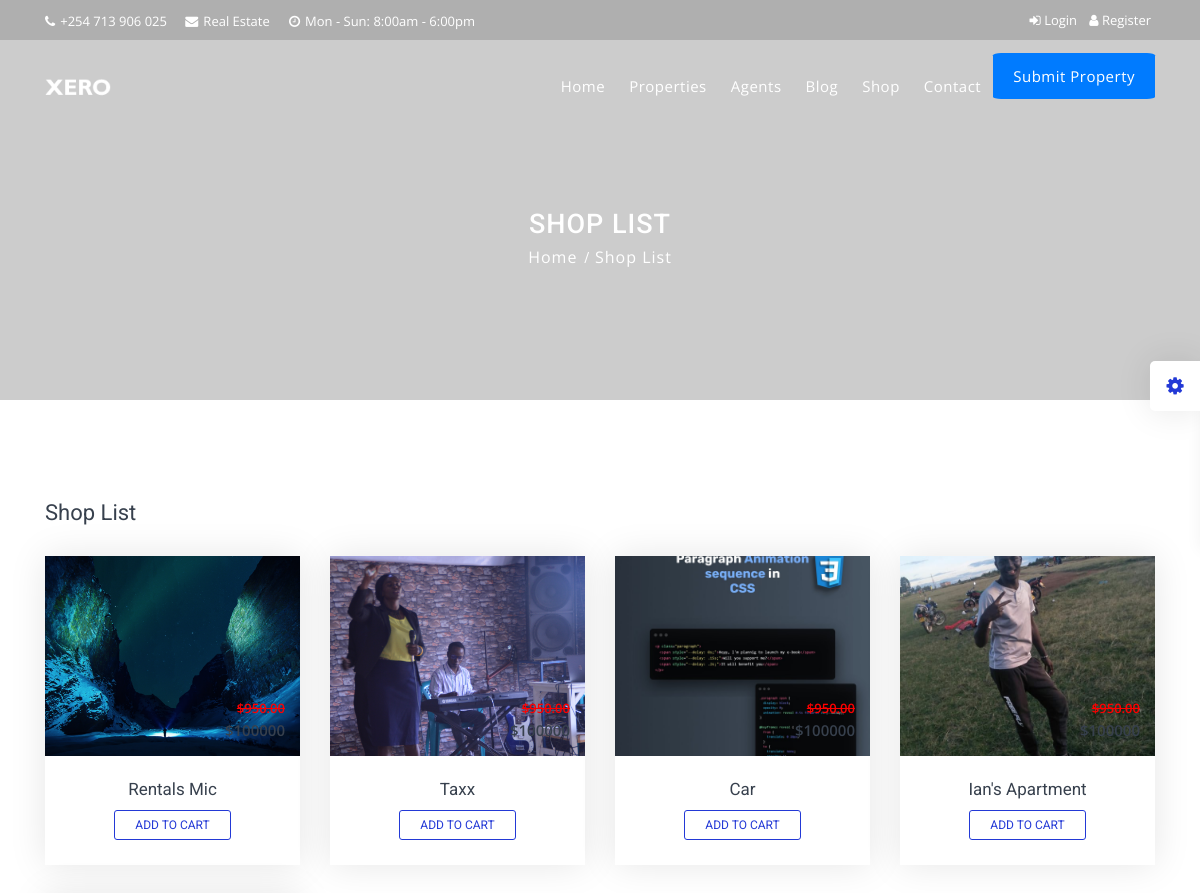
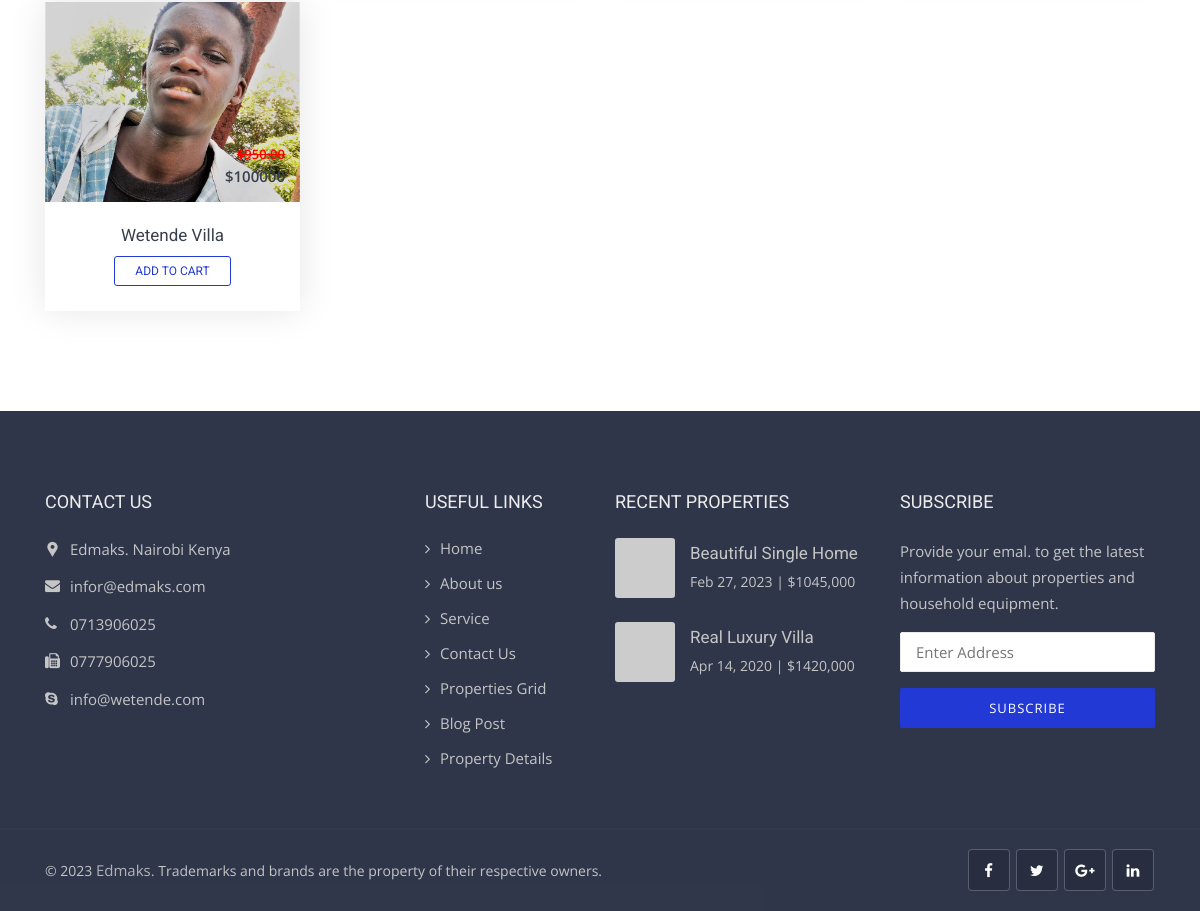
The app's page /shop/ with its own data (2 pictures, top to bottom).
### listings/models.py (models this page shows, shortened)
class Listing(models.Model):
  realtor = models.ForeignKey(Realtor, on_delete=models.DO_NOTHING, blank=True, null=True)
  user = models.ForeignKey(User, on_delete=models.DO_NOTHING, blank=True, null=True)
  title = models.CharField(max_length=200)
  address = models.CharField(max_length=200)
  city = models.CharField(max_length=100)
  county = models.CharField(max_length=100)
  postal_code = models.CharField(max_length=20)
  description = models.TextField(blank=True)
  p_type = models.CharField(max_length=100, choices=property_type, default='Office', blank=True, null=True)
  price = models.IntegerField()
  bedrooms = models.IntegerField()
  bathrooms = models.DecimalField(max_digits=2, decimal_places=1)
  garage = models.IntegerField(default=0)
  sqft = models.IntegerField()
  photo_main = models.ImageField(upload_to='photos/%Y/%m/%d/', blank=True)
  photo_1 = models.ImageField(upload_to='photos/%Y/%m/%d/', blank=True)
  photo_2 = models.ImageField(upload_to='photos/%Y/%m/%d/', blank=True)
  photo_3 = models.ImageField(upload_to='photos/%Y/%m/%d/', blank=True)
  photo_4 = models.ImageField(upload_to='photos/%Y/%m/%d/', blank=True)
  photo_5 = models.ImageField(upload_to='photos/%Y/%m/%d/', blank=True)
  photo_6 = models.ImageField(upload_to='photos/%Y/%m/%d/', blank=True)
  is_published = models.BooleanField(default=True)
  list_date = models.DateTimeField(default=datetime.now, blank=True)

### pages/views.py (the view)
# urls.py: path('shop/',views.shop, name='shop'),
def shop(request):
    listings = Listing.objects.all()
    favourites = []
    if request.user.is_authenticated:
        favourite = Favourite.objects.get(user=request.user, complete=False)
        favouriteitems = favourite.favouriteitems.all()
        for fav in favouriteitems:
            favourites.append(fav.listing.id)
    context = {"listings":listings, "favourites":favourites}
    return render(request, 'pages/shop-list.html', context)

### templates/pages/shop-list.html (shortened to what this page needs)
{% extends 'base.html' %}
{% block content %}
<div class="sub-banner">
    <div class="container">
        <div class="breadcrumb-area">
            <h1>Shop List</h1>
            <ul class="breadcrumbs">
                <li><a href="index.html">Home</a></li>
                <li class="active">Shop List</li>
            </ul>
        </div>
    </div>
</div>
<div class="shop-list content-area-2">
    <div class="container">
        <div class="heading-2">
            <h4>Shop List</h4>
        </div>
        <div class="row">
           {% for listing in listings %}
           <div class="col-lg-3 col-md-6 col-sm-6">
            <div class="shop-box">
                <div class="shop-theme">
                    <img class="shop-theme" style="object-fit: cover;" width="100px" height="200px" src="{{ listing.photo_main.url }}" alt="shop">
                    <div class="price-box">
                        <span class="del"><del>$950.00</del></span>
                        <br>
                        <span>${{listing.price}}</span>
                    </div>
                </div>
                <div class="shop-details">
                    <h5><a href="{% url 'shop_detail' listing.id %}">{{listing.title}}</a></h5>
                    <div class="add-btn">
                        {% if listing.id in favourites %}
                            <button class="btn btn-border btn-sm"  value="{{listing.id}}" title="Remove from Cart">Remove from Cart</button>
                        {% else %}
                            <button class="btn btn-border btn-sm"  value="{{listing.id}}" title="Add to Cart">Add to Cart</button>
                        {% endif %}
                    </div>
                </div>
            </div>
        </div>
           {% endfor %}
        </div>
    </div>
</div>
{% endblock %}

### static/css/skins/default.css (style rules this page uses)
.btn-border { color: #2339d6; border: solid 1px #2339d6; }

### records on screen
Listing: photo_main (picture), price "100000", title "Rentals Mic", {{ listing.id }} 1 (drawn)
Listing: photo_main (picture), price "100000", title "Taxx", {{ listing.id }} 2 (drawn)
Listing: photo_main (picture), price "100000", title "Car", {{ listing.id }} 3 (drawn)
Listing: photo_main (picture), price "100000", title "Ian's Apartment", {{ listing.id }} 4 (drawn)
Listing: photo_main (picture), price "100000", title "Wetende Villa", {{ listing.id }} 5 (drawn)
